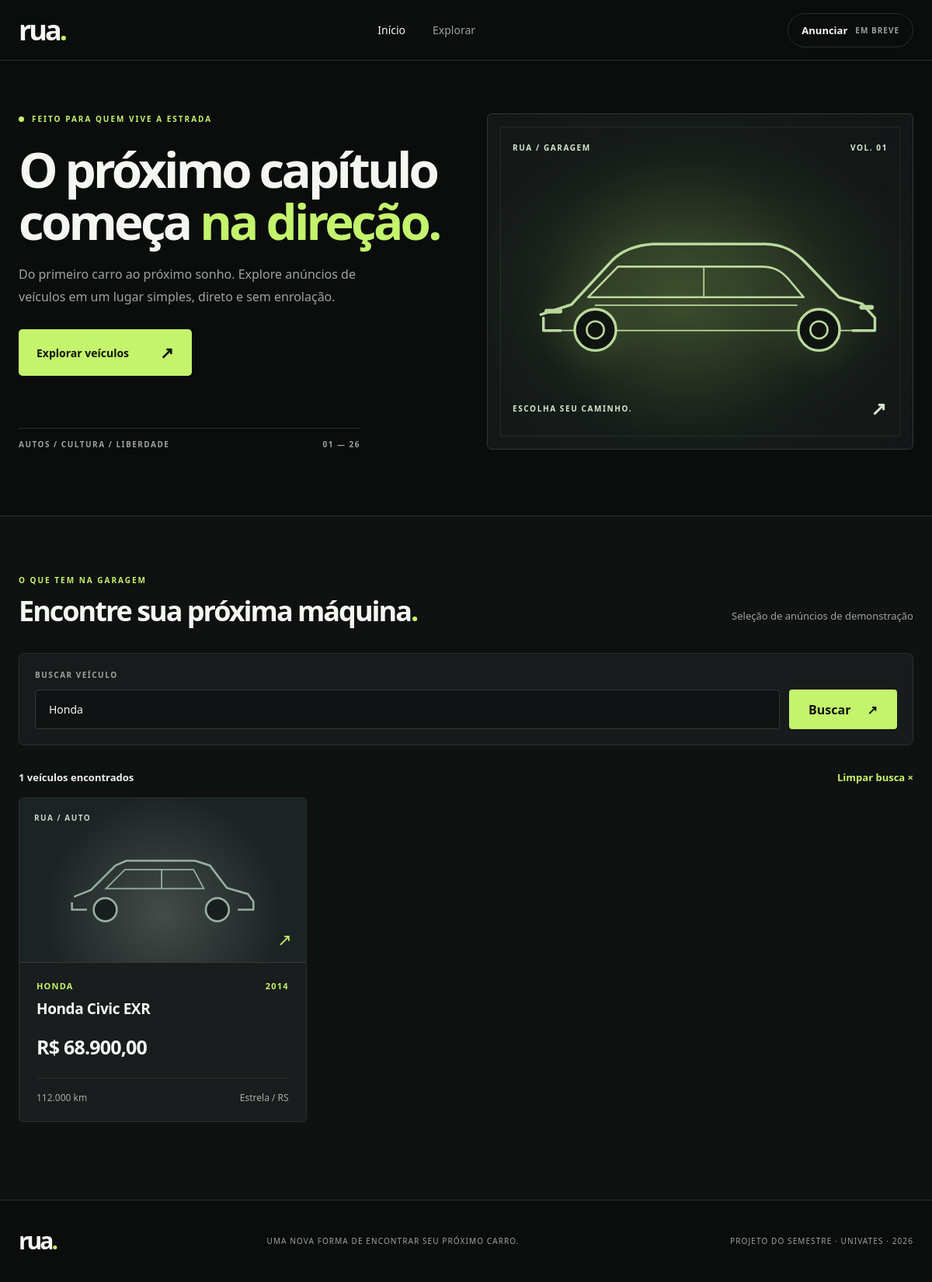
The app's page /index.php?busca=Honda, older data.
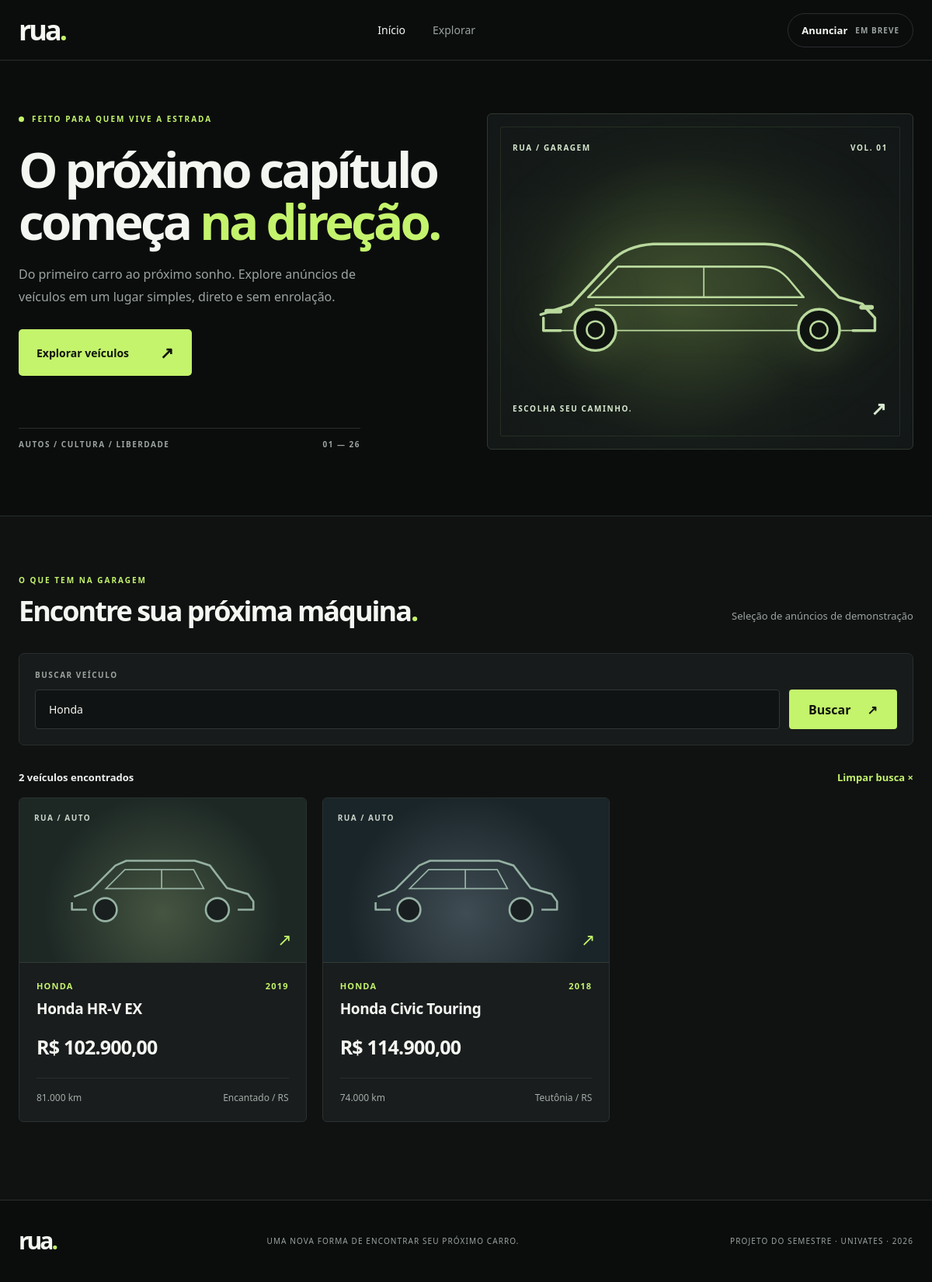
The same page, newer data.
### tables this page shows
CREATE TABLE veiculos (
  id_veiculo INT AUTO_INCREMENT PRIMARY KEY,
  id_usuario INT NOT NULL,
  marca VARCHAR(60) NOT NULL,
  modelo VARCHAR(90) NOT NULL,
  categoria VARCHAR(30) NOT NULL DEFAULT 'Carros',
  ano INT NOT NULL,
  preco DECIMAL(12,2) NOT NULL,
  quilometragem INT NOT NULL,
  cidade VARCHAR(80) NOT NULL,
  uf CHAR(2) NOT NULL,
  descricao TEXT,
  foto_url VARCHAR(500),
  status VARCHAR(15) NOT NULL DEFAULT 'disponivel',
  FOREIGN KEY (id_usuario) REFERENCES usuarios(id_usuario)
);

### VeiculoDAO.php (called while the page is built, shortened)
<?php
class VeiculoDAO {
    private $conexao;
    public function __construct($conexao) {
        $this->conexao = $conexao;
    }
    public function listar($busca = "") {
        $sql = "SELECT veiculos.*, usuarios.nome AS nome_usuario
                FROM veiculos
                INNER JOIN usuarios ON veiculos.id_usuario = usuarios.id_usuario
                WHERE veiculos.status = 'disponivel'";
        if ($busca != "") {
            $sql .= " AND (veiculos.marca LIKE ? OR veiculos.modelo LIKE ?)";
        }
        $sql .= " ORDER BY veiculos.id_veiculo DESC";
        $comando = $this->conexao->prepare($sql);
        if ($busca != "") {
            $pesquisa = "%" . $busca . "%";
            $comando->execute([$pesquisa, $pesquisa]);
        } else {
            $comando->execute();
        }
        return $comando->fetchAll();
    }
}

### index.php (the view, shortened to what this page needs)
<?php
require_once "conexao.php";
require_once "VeiculoDAO.php";
$veiculoDAO = new VeiculoDAO($conexao);
$busca = isset($_GET["busca"]) && is_string($_GET["busca"]) ? trim($_GET["busca"]) : "";
$busca = substr($busca, 0, 80);
$veiculos = $veiculoDAO->listar($busca);
function texto($valor) {
    return htmlspecialchars((string) $valor, ENT_QUOTES, "UTF-8");
}
function reais($valor) {
    return "R$ " . number_format($valor, 2, ",", ".");
}
?>
<!DOCTYPE html>
<html lang="pt-BR">
<head>
    <link rel="stylesheet" href="style.css">
</head>
<body>
    <header class="site-header">
        <div class="container header-content">
            <a class="logo" href="index.php" aria-label="RUA, início">rua<span>.</span></a>
            <nav aria-label="Menu principal">
                <a class="nav-link active" href="index.php">Início</a>
                <a class="nav-link" href="#anuncios">Explorar</a>
            </nav>
            <span class="header-soon">Anunciar <span>em breve</span></span>
        </div>
    </header>
    <main>
        <section class="hero container">
            <div class="hero-copy">
                <div class="eyebrow"><span class="eyebrow-dot"></span> FEITO PARA QUEM VIVE A ESTRADA</div>
                <h1>O próximo capítulo começa <em>na direção.</em></h1>
                <p>Do primeiro carro ao próximo sonho. Explore anúncios de veículos em um lugar simples, direto e sem enrolação.</p>
                <a href="#anuncios" class="button-primary">Explorar veículos <span aria-hidden="true">↗</span></a>
                <div class="hero-footnote">AUTOS / CULTURA / LIBERDADE <span>01 — 26</span></div>
            </div>
            <div class="hero-visual" aria-hidden="true">
                <div class="hero-visual-top"><span>RUA / GARAGEM</span><span>VOL. 01</span></div>
                <div class="hero-glow"></div>
                <div class="hero-visual-bottom"><span>ESCOLHA SEU CAMINHO.</span><span>↗</span></div>
            </div>
        </section>
        <section class="listings" id="anuncios">
            <div class="container">
                <div class="section-top">
                    <div>
                        <span class="section-kicker">O QUE TEM NA GARAGEM</span>
                        <h2>Encontre sua próxima máquina<span>.</span></h2>
                    </div>
                    <p>Seleção de anúncios de demonstração</p>
                </div>
                <form class="search-bar" method="get" action="index.php">
                    <label for="busca">BUSCAR VEÍCULO</label>
                    <div class="search-input-row">
                        <input id="busca" name="busca" type="search" maxlength="80" placeholder="Marca ou modelo. Ex.: Golf, Civic, Volkswagen..." value="<?php echo texto($busca); ?>">
                        <button type="submit">Buscar <span aria-hidden="true">↗</span></button>
                    </div>
                </form>
                <div class="results-heading">
                    <span><?php echo count($veiculos); ?> veículos encontrados</span>
                    <?php if ($busca !== "") { ?>
                        <a href="index.php#anuncios">Limpar busca ×</a>
                    <?php } else { ?>
                        <span class="results-muted">EXPLORAR / 2026</span>
                    <?php } ?>
                </div>
                <?php if (count($veiculos) === 0) { ?>
                    <div class="empty-state">
                        <h3>Nenhum carro por aqui.</h3>
                        <p>Tente outra marca ou modelo para encontrar anúncios.</p>
                        <a href="index.php#anuncios" class="button-primary">Ver todos os anúncios ↗</a>
                    </div>
                <?php } else { ?>
                    <div class="vehicle-grid">
                        <?php foreach ($veiculos as $veiculo) { ?>
                            <a class="vehicle-card" href="anuncio.php?id=<?php echo (int) $veiculo["id_veiculo"]; ?>">
                                <div class="vehicle-image theme-<?php echo (int) $veiculo["id_veiculo"] % 5; ?>">
                                    <span class="card-image-tag">RUA / AUTO</span>
                                    <span class="card-image-arrow">↗</span>
                                </div>
                                <div class="vehicle-content">
                                    <div class="vehicle-meta"><span><?php echo texto($veiculo["marca"]); ?></span><span><?php echo (int) $veiculo["ano"]; ?></span></div>
                                    <h3><?php echo texto($veiculo["marca"] . " " . $veiculo["modelo"]); ?></h3>
                                    <strong class="vehicle-price"><?php echo reais($veiculo["preco"]); ?></strong>
                                    <div class="vehicle-bottom">
                                        <span><?php echo number_format($veiculo["quilometragem"], 0, ",", "."); ?> km</span>
                                        <span><?php echo texto($veiculo["cidade"] . " / " . $veiculo["uf"]); ?></span>
                                    </div>
                                </div>
                            </a>
                        <?php } ?>
                    </div>
                <?php } ?>
            </div>
        </section>
    </main>
    <footer class="site-footer">
        <div class="container footer-content">
            <a class="logo" href="index.php">rua<span>.</span></a>
            <span>UMA NOVA FORMA DE ENCONTRAR SEU PRÓXIMO CARRO.</span>
            <span>PROJETO DO SEMESTRE · UNIVATES · 2026</span>
        </div>
    </footer>
</body>
</html>

Row changes from the older to the newer data that the page shows:
no longer on this page (row edited): veiculos: marca "HONDA", ano "2014", marca+modelo "Honda Civic EXR", preco "R$ 68.900,00", quilometragem "112.000", cidade+uf "Estrela / RS"
added veiculos: marca "HONDA", ano "2019", marca+modelo "Honda HR-V EX", preco "R$ 102.900,00", quilometragem "81.000", cidade+uf "Encantado / RS"
now on this page (row edited): veiculos: marca "HONDA", ano "2018", marca+modelo "Honda Civic Touring", preco "R$ 114.900,00", quilometragem "74.000", cidade+uf "Teutônia / RS"
Text that changed along with them:
count($veiculos): "1" → "2"
